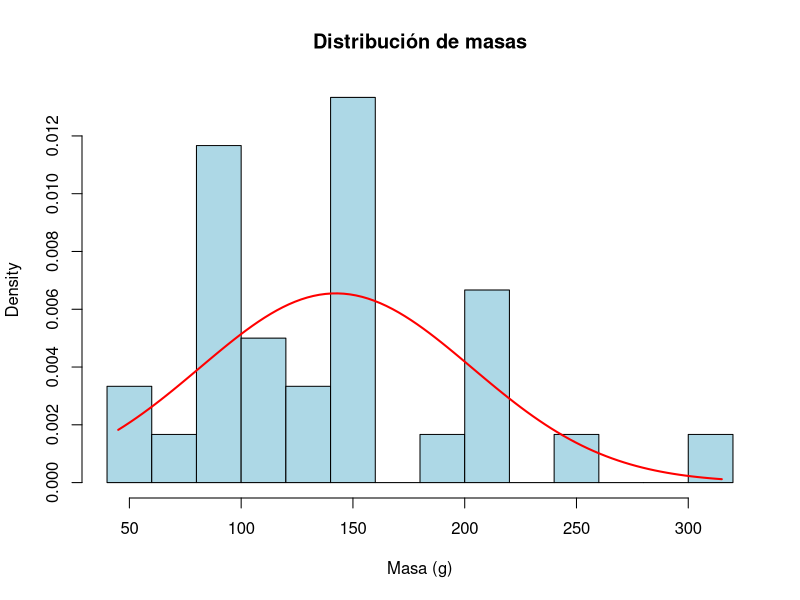
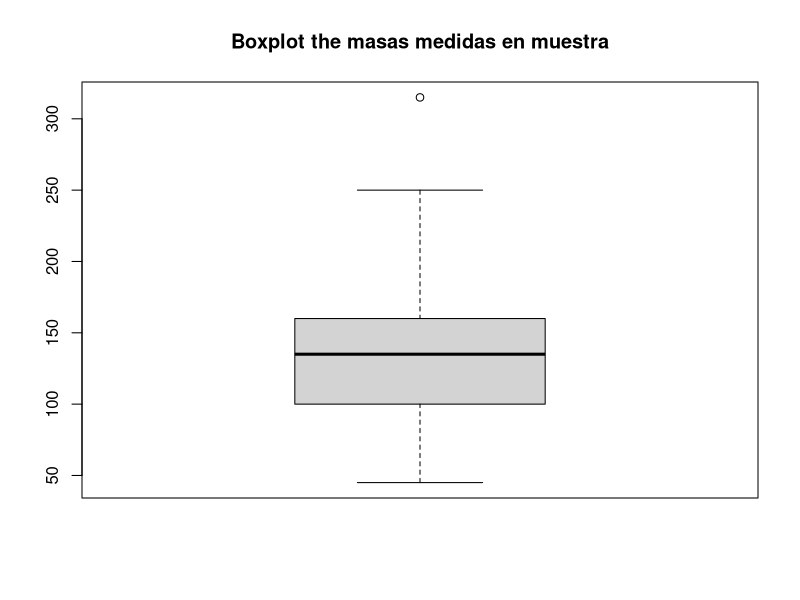

Generate these figures, in order, with R:
# Cargar datos
data <- read.csv("dataset-28-09-25.csv", header = TRUE, sep = ",")

head(data)

mass <- data$m..g.


mean_mass <- mean(mass)
sd_mass   <- sd(mass)


hist(mass, breaks=10, probability=TRUE,
     col="lightblue", main="Distribución de masas",
     xlab="Masa (g)")
x <- seq(min(mass), max(mass), length=100)
lines(x, dnorm(x, mean=mean_mass, sd=sd_mass), col="red", lwd=2)

n <- length(mass)
error <- qnorm(0.975) * sd_mass / sqrt(n)
ci <- c(mean_mass - error, mean_mass + error)
ci


boxplot(mass, main="Boxplot the masas medidas en muestra")

